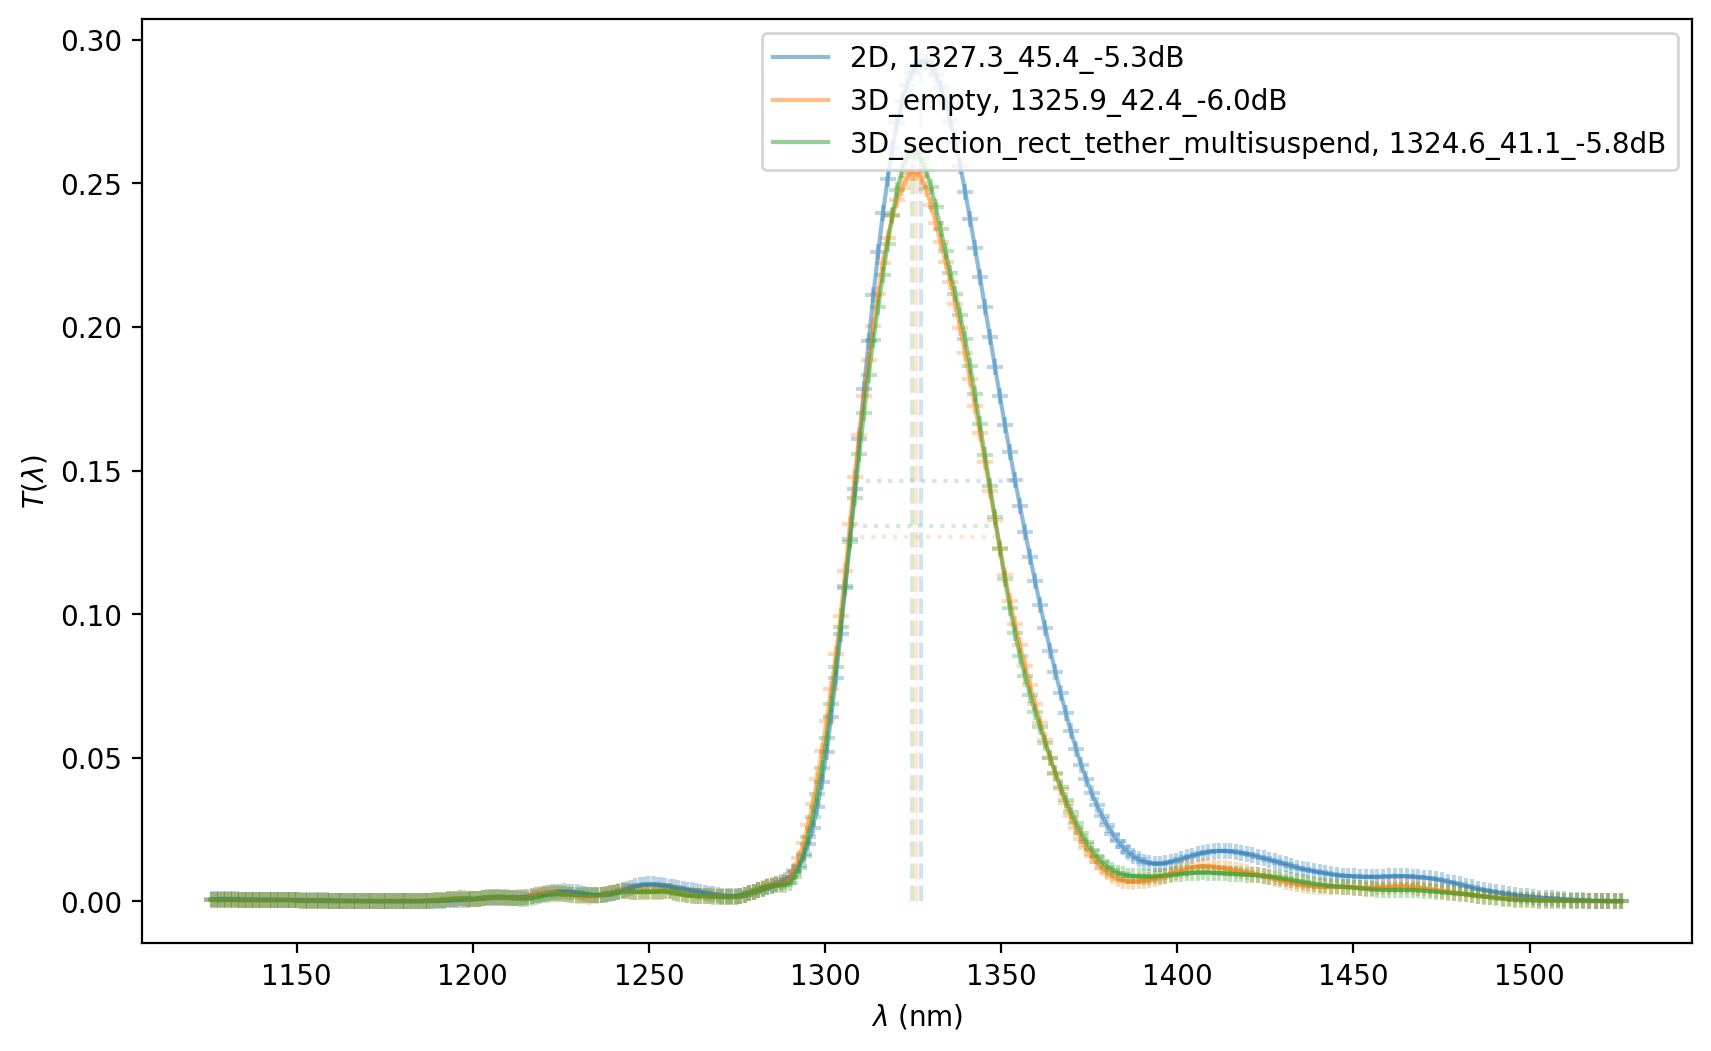

Write the Python code that produced this figure.
import matplotlib.pyplot as plt
import numpy as np
import os
import sys

sys.path.append("../..")
sys.path.append("..")
from json_uuid import uuid_to_wd, getdataName
from lib.gaussian.gaussian_fit_1d import arb_fit_1d

if __name__ == "__main__":
    uuid = "f93f"
    dataName = getdataName(uuid)
    fig, ax = plt.subplots(figsize=(10, 6))
    # >>> 2D <<< #
    fileName = "{:s}_transmission.txt".format(dataName)
    data = np.loadtxt(fileName)
    arb_fit_1d(ax, data[:, 0] * 1e3, data[:, 1], "2D")
    # >>> 3D <<< #
    tether_typ_list = ["empty", "section_rect_tether_multisuspend"]
    for tether_typ in tether_typ_list:
        fileName = "{:s}_{:s}_3D_simulated_transmission.txt".format(
            dataName, tether_typ
        )
        data = np.loadtxt(fileName)
        arb_fit_1d(ax, data[:, 0] * 1e3, data[:, 1], "3D_{:s}".format(tether_typ))

    plt.legend()
    plt.savefig(
        "{:s}_compare_transmission.png".format(uuid), dpi=200, bbox_inches="tight"
    )
    plt.show()
